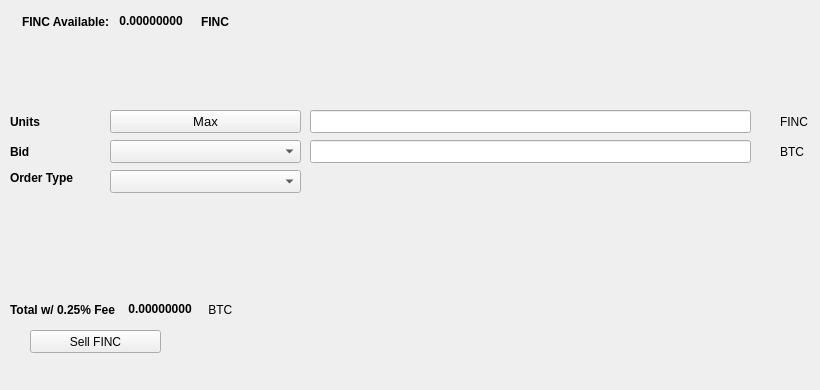
   <widget class="QWidget" name="SellTab">
    <attribute name="title">
     <string>Sell</string>
    </attribute>
    <widget class="QLabel" name="label_16">
     <property name="geometry">
      <rect>
       <x>780</x>
       <y>140</y>
       <width>31</width>
       <height>23</height>
      </rect>
     </property>
     <property name="text">
      <string>BTC</string>
     </property>
    </widget>
    <widget class="QComboBox" name="SellBidcomboBox">
     <property name="geometry">
      <rect>
       <x>110</x>
       <y>140</y>
       <width>191</width>
       <height>23</height>
      </rect>
     </property>
     <property name="font">
      <font>
       <pointsize>10</pointsize>
      </font>
     </property>
    </widget>
    <widget class="QLabel" name="label_18">
     <property name="geometry">
      <rect>
       <x>10</x>
       <y>110</y>
       <width>46</width>
       <height>23</height>
      </rect>
     </property>
     <property name="font">
      <font>
       <weight>75</weight>
       <bold>true</bold>
      </font>
     </property>
     <property name="text">
      <string>Units</string>
     </property>
    </widget>
    <widget class="QPushButton" name="Sell_Max_Amount">
     <property name="geometry">
      <rect>
       <x>110</x>
       <y>110</y>
       <width>191</width>
       <height>23</height>
      </rect>
     </property>
     <property name="font">
      <font>
       <pointsize>10</pointsize>
      </font>
     </property>
     <property name="text">
      <string>Max</string>
     </property>
    </widget>
    <widget class="QLabel" name="label_20">
     <property name="geometry">
      <rect>
       <x>10</x>
       <y>170</y>
       <width>91</width>
       <height>16</height>
      </rect>
     </property>
     <property name="font">
      <font>
       <weight>75</weight>
       <bold>true</bold>
      </font>
     </property>
     <property name="text">
      <string>Order Type</string>
     </property>
    </widget>
    <widget class="QComboBox" name="SellOrdertypeCombo">
     <property name="geometry">
      <rect>
       <x>110</x>
       <y>170</y>
       <width>191</width>
       <height>23</height>
      </rect>
     </property>
     <property name="font">
      <font>
       <pointsize>10</pointsize>
      </font>
     </property>
    </widget>
    <widget class="QLabel" name="label_21">
     <property name="geometry">
      <rect>
       <x>10</x>
       <y>140</y>
       <width>46</width>
       <height>23</height>
      </rect>
     </property>
     <property name="font">
      <font>
       <weight>75</weight>
       <bold>true</bold>
      </font>
     </property>
     <property name="text">
      <string>Bid</string>
     </property>
    </widget>
    <widget class="QLabel" name="label_22">
     <property name="geometry">
      <rect>
       <x>780</x>
       <y>110</y>
       <width>31</width>
       <height>23</height>
      </rect>
     </property>
     <property name="text">
      <string>FINC</string>
     </property>
    </widget>
    <widget class="QLineEdit" name="UnitsInputFINC">
     <property name="geometry">
      <rect>
       <x>310</x>
       <y>110</y>
       <width>441</width>
       <height>23</height>
      </rect>
     </property>
     <property name="font">
      <font>
       <pointsize>9</pointsize>
       <weight>75</weight>
       <bold>true</bold>
      </font>
     </property>
    </widget>
    <widget class="QLineEdit" name="SellBidPriceEdit">
     <property name="geometry">
      <rect>
       <x>310</x>
       <y>140</y>
       <width>441</width>
       <height>23</height>
      </rect>
     </property>
     <property name="font">
      <font>
       <pointsize>9</pointsize>
       <weight>75</weight>
       <bold>true</bold>
      </font>
     </property>
    </widget>
    <widget class="QPushButton" name="SellFINCBTN">
     <property name="geometry">
      <rect>
       <x>30</x>
       <y>330</y>
       <width>131</width>
       <height>23</height>
      </rect>
     </property>
     <property name="text">
      <string>Sell FINC</string>
     </property>
     <property name="icon">
      <iconset resource="../finc">
       <normaloff>:/icons/bitcoin</normaloff>:/icons/bitcoin</iconset>
     </property>
    </widget>
    <widget class="QWidget" name="layoutWidget3">
     <property name="geometry">
      <rect>
       <x>22</x>
       <y>12</y>
       <width>258</width>
       <height>19</height>
      </rect>
     </property>
     <layout class="QHBoxLayout" name="horizontalLayout">
      <item>
       <widget class="QLabel" name="label232_2">
        <property name="font">
         <font>
          <weight>75</weight>
          <bold>true</bold>
         </font>
        </property>
        <property name="text">
         <string>FINC Available:</string>
        </property>
       </widget>
      </item>
      <item>
       <widget class="QLabel" name="FINCAvailableLabel">
        <property name="palette">
         <palette>
          <active>
           <colorrole role="WindowText">
            <brush brushstyle="SolidPattern">
             <color alpha="255">
              <red>0</red>
              <green>0</green>
              <blue>0</blue>
             </color>
            </brush>
           </colorrole>
           <colorrole role="Button">
            <brush brushstyle="SolidPattern">
             <color alpha="255">
              <red>0</red>
              <green>170</green>
              <blue>0</blue>
             </color>
            </brush>
           </colorrole>
           <colorrole role="Light">
            <brush brushstyle="SolidPattern">
             <color alpha="255">
              <red>0</red>
              <green>255</green>
              <blue>0</blue>
             </color>
            </brush>
           </colorrole>
           <colorrole role="Midlight">
            <brush brushstyle="SolidPattern">
             <color alpha="255">
              <red>0</red>
              <green>212</green>
              <blue>0</blue>
             </color>
            </brush>
           </colorrole>
           <colorrole role="Dark">
            <brush brushstyle="SolidPattern">
             <color alpha="255">
              <red>0</red>
              <green>85</green>
              <blue>0</blue>
             </color>
            </brush>
           </colorrole>
           <colorrole role="Mid">
            <brush brushstyle="SolidPattern">
             <color alpha="255">
              <red>0</red>
              <green>113</green>
              <blue>0</blue>
             </color>
            </brush>
           </colorrole>
           <colorrole role="Text">
            <brush brushstyle="SolidPattern">
             <color alpha="255">
              <red>0</red>
              <green>170</green>
              <blue>0</blue>
             </color>
            </brush>
           </colorrole>
           <colorrole role="BrightText">
            <brush brushstyle="SolidPattern">
             <color alpha="255">
              <red>255</red>
              <green>255</green>
              <blue>255</blue>
             </color>
            </brush>
           </colorrole>
           <colorrole role="ButtonText">
            <brush brushstyle="SolidPattern">
             <color alpha="255">
              <red>0</red>
              <green>0</green>
              <blue>0</blue>
             </color>
            </brush>
           </colorrole>
           <colorrole role="Base">
            <brush brushstyle="SolidPattern">
             <color alpha="255">
              <red>255</red>
              <green>255</green>
              <blue>255</blue>
             </color>
            </brush>
           </colorrole>
           <colorrole role="Window">
            <brush brushstyle="SolidPattern">
             <color alpha="255">
              <red>0</red>
              <green>170</green>
              <blue>0</blue>
             </color>
            </brush>
           </colorrole>
           <colorrole role="Shadow">
            <brush brushstyle="SolidPattern">
             <color alpha="255">
              <red>0</red>
              <green>0</green>
              <blue>0</blue>
             </color>
            </brush>
           </colorrole>
           <colorrole role="AlternateBase">
            <brush brushstyle="SolidPattern">
             <color alpha="255">
              <red>127</red>
              <green>212</green>
              <blue>127</blue>
             </color>
            </brush>
           </colorrole>
           <colorrole role="ToolTipBase">
            <brush brushstyle="SolidPattern">
             <color alpha="255">
              <red>255</red>
              <green>255</green>
              <blue>220</blue>
             </color>
            </brush>
           </colorrole>
           <colorrole role="ToolTipText">
            <brush brushstyle="SolidPattern">
             <color alpha="255">
              <red>0</red>
              <green>0</green>
              <blue>0</blue>
             </color>
            </brush>
           </colorrole>
          </active>
          <inactive>
           <colorrole role="WindowText">
            <brush brushstyle="SolidPattern">
             <color alpha="255">
              <red>0</red>
              <green>0</green>
              <blue>0</blue>
             </color>
            </brush>
           </colorrole>
           <colorrole role="Button">
            <brush brushstyle="SolidPattern">
             <color alpha="255">
              <red>0</red>
              <green>170</green>
              <blue>0</blue>
             </color>
            </brush>
           </colorrole>
           <colorrole role="Light">
            <brush brushstyle="SolidPattern">
             <color alpha="255">
              <red>0</red>
              <green>255</green>
              <blue>0</blue>
             </color>
            </brush>
           </colorrole>
           <colorrole role="Midlight">
            <brush brushstyle="SolidPattern">
             <color alpha="255">
              <red>0</red>
              <green>212</green>
              <blue>0</blue>
             </color>
            </brush>
           </colorrole>
           <colorrole role="Dark">
            <brush brushstyle="SolidPattern">
             <color alpha="255">
              <red>0</red>
              <green>85</green>
              <blue>0</blue>
             </color>
            </brush>
           </colorrole>
           <colorrole role="Mid">
            <brush brushstyle="SolidPattern">
             <color alpha="255">
              <red>0</red>
              <green>113</green>
              <blue>0</blue>
             </color>
            </brush>
           </colorrole>
           <colorrole role="Text">
            <brush brushstyle="SolidPattern">
             <color alpha="255">
              <red>0</red>
              <green>170</green>
              <blue>0</blue>
             </color>
            </brush>
           </colorrole>
           <colorrole role="BrightText">
            <brush brushstyle="SolidPattern">
             <color alpha="255">
              <red>255</red>
              <green>255</green>
              <blue>255</blue>
             </color>
            </brush>
           </colorrole>
           <colorrole role="ButtonText">
            <brush brushstyle="SolidPattern">
             <color alpha="255">
              <red>0</red>
              <green>0</green>
              <blue>0</blue>
             </color>
            </brush>
           </colorrole>
           <colorrole role="Base">
            <brush brushstyle="SolidPattern">
             <color alpha="255">
              <red>255</red>
              <green>255</green>
              <blue>255</blue>
             </color>
            </brush>
           </colorrole>
           <colorrole role="Window">
            <brush brushstyle="SolidPattern">
             <color alpha="255">
              <red>0</red>
              <green>170</green>
              <blue>0</blue>
             </color>
            </brush>
           </colorrole>
           <colorrole role="Shadow">
            <brush brushstyle="SolidPattern">
             <color alpha="255">
              <red>0</red>
              <green>0</green>
              <blue>0</blue>
             </color>
            </brush>
           </colorrole>
           <colorrole role="AlternateBase">
            <brush brushstyle="SolidPattern">
             <color alpha="255">
              <red>127</red>
              <green>212</green>
              <blue>127</blue>
             </color>
            </brush>
           </colorrole>
           <colorrole role="ToolTipBase">
            <brush brushstyle="SolidPattern">
             <color alpha="255">
              <red>255</red>
              <green>255</green>
              <blue>220</blue>
             </color>
            </brush>
           </colorrole>
           <colorrole role="ToolTipText">
            <brush brushstyle="SolidPattern">
             <color alpha="255">
              <red>0</red>
              <green>0</green>
              <blue>0</blue>
             </color>
            </brush>
           </colorrole>
          </inactive>
          <disabled>
           <colorrole role="WindowText">
            <brush brushstyle="SolidPattern">
             <color alpha="255">
              <red>0</red>
              <green>85</green>
              <blue>0</blue>
             </color>
            </brush>
           </colorrole>
           <colorrole role="Button">
            <brush brushstyle="SolidPattern">
             <color alpha="255">
              <red>0</red>
              <green>170</green>
              <blue>0</blue>
             </color>
            </brush>
           </colorrole>
           <colorrole role="Light">
            <brush brushstyle="SolidPattern">
             <color alpha="255">
              <red>0</red>
              <green>255</green>
              <blue>0</blue>
             </color>
            </brush>
           </colorrole>
           <colorrole role="Midlight">
            <brush brushstyle="SolidPattern">
             <color alpha="255">
              <red>0</red>
              <green>212</green>
              <blue>0</blue>
             </color>
            </brush>
           </colorrole>
           <colorrole role="Dark">
            <brush brushstyle="SolidPattern">
             <color alpha="255">
              <red>0</red>
              <green>85</green>
              <blue>0</blue>
             </color>
            </brush>
           </colorrole>
           <colorrole role="Mid">
            <brush brushstyle="SolidPattern">
             <color alpha="255">
              <red>0</red>
              <green>113</green>
              <blue>0</blue>
             </color>
            </brush>
           </colorrole>
           <colorrole role="Text">
            <brush brushstyle="SolidPattern">
             <color alpha="255">
              <red>0</red>
              <green>85</green>
              <blue>0</blue>
             </color>
            </brush>
           </colorrole>
           <colorrole role="BrightText">
            <brush brushstyle="SolidPattern">
             <color alpha="255">
              <red>255</red>
              <green>255</green>
              <blue>255</blue>
             </color>
            </brush>
           </colorrole>
           <colorrole role="ButtonText">
            <brush brushstyle="SolidPattern">
             <color alpha="255">
              <red>0</red>
              <green>85</green>
              <blue>0</blue>
             </color>
            </brush>
           </colorrole>
           <colorrole role="Base">
            <brush brushstyle="SolidPattern">
             <color alpha="255">
              <red>0</red>
              <green>170</green>
              <blue>0</blue>
             </color>
            </brush>
           </colorrole>
           <colorrole role="Window">
            <brush brushstyle="SolidPattern">
             <color alpha="255">
              <red>0</red>
              <green>170</green>
              <blue>0</blue>
             </color>
            </brush>
           </colorrole>
           <colorrole role="Shadow">
            <brush brushstyle="SolidPattern">
             <color alpha="255">
              <red>0</red>
              <green>0</green>
              <blue>0</blue>
             </color>
            </brush>
           </colorrole>
           <colorrole role="AlternateBase">
            <brush brushstyle="SolidPattern">
             <color alpha="255">
              <red>0</red>
              <green>170</green>
              <blue>0</blue>
             </color>
            </brush>
           </colorrole>
           <colorrole role="ToolTipBase">
            <brush brushstyle="SolidPattern">
             <color alpha="255">
              <red>255</red>
              <green>255</green>
              <blue>220</blue>
             </color>
            </brush>
           </colorrole>
           <colorrole role="ToolTipText">
            <brush brushstyle="SolidPattern">
             <color alpha="255">
              <red>0</red>
              <green>0</green>
              <blue>0</blue>
             </color>
            </brush>
           </colorrole>
          </disabled>
         </palette>
        </property>
        <property name="font">
         <font>
          <weight>75</weight>
          <bold>true</bold>
         </font>
        </property>
        <property name="text">
         <string> 0.00000000 </string>
        </property>
        <property name="textInteractionFlags">
         <set>Qt::LinksAccessibleByMouse|Qt::TextSelectableByKeyboard|Qt::TextSelectableByMouse</set>
        </property>
       </widget>
      </item>
      <item>
       <widget class="QLabel" name="labelFINC">
        <property name="font">
         <font>
          <weight>75</weight>
          <bold>true</bold>
         </font>
        </property>
        <property name="text">
         <string>FINC</string>
        </property>
       </widget>
      </item>
     </layout>
    </widget>
    <widget class="QWidget" name="layoutWidget">
     <property name="geometry">
      <rect>
       <x>10</x>
       <y>300</y>
       <width>268</width>
       <height>19</height>
      </rect>
     </property>
     <layout class="QHBoxLayout" name="horizontalLayout_2">
      <item>
       <widget class="QLabel" name="label_19">
        <property name="font">
         <font>
          <weight>75</weight>
          <bold>true</bold>
         </font>
        </property>
        <property name="text">
         <string>Total w/ 0.25% Fee </string>
        </property>
       </widget>
      </item>
      <item>
       <widget class="QLabel" name="SellCostLabel">
        <property name="palette">
         <palette>
          <active>
           <colorrole role="WindowText">
            <brush brushstyle="SolidPattern">
             <color alpha="255">
              <red>0</red>
              <green>0</green>
              <blue>0</blue>
             </color>
            </brush>
           </colorrole>
           <colorrole role="Button">
            <brush brushstyle="SolidPattern">
             <color alpha="255">
              <red>0</red>
              <green>170</green>
              <blue>0</blue>
             </color>
            </brush>
           </colorrole>
           <colorrole role="Light">
            <brush brushstyle="SolidPattern">
             <color alpha="255">
              <red>0</red>
              <green>255</green>
              <blue>0</blue>
             </color>
            </brush>
           </colorrole>
           <colorrole role="Midlight">
            <brush brushstyle="SolidPattern">
             <color alpha="255">
              <red>0</red>
              <green>212</green>
              <blue>0</blue>
             </color>
            </brush>
           </colorrole>
           <colorrole role="Dark">
            <brush brushstyle="SolidPattern">
             <color alpha="255">
              <red>0</red>
              <green>85</green>
              <blue>0</blue>
             </color>
            </brush>
           </colorrole>
           <colorrole role="Mid">
            <brush brushstyle="SolidPattern">
             <color alpha="255">
              <red>0</red>
              <green>113</green>
              <blue>0</blue>
             </color>
            </brush>
           </colorrole>
           <colorrole role="Text">
            <brush brushstyle="SolidPattern">
             <color alpha="255">
              <red>0</red>
              <green>170</green>
              <blue>0</blue>
             </color>
            </brush>
           </colorrole>
           <colorrole role="BrightText">
            <brush brushstyle="SolidPattern">
             <color alpha="255">
              <red>255</red>
              <green>255</green>
              <blue>255</blue>
             </color>
            </brush>
           </colorrole>
           <colorrole role="ButtonText">
            <brush brushstyle="SolidPattern">
             <color alpha="255">
              <red>0</red>
              <green>0</green>
              <blue>0</blue>
             </color>
            </brush>
           </colorrole>
           <colorrole role="Base">
            <brush brushstyle="SolidPattern">
             <color alpha="255">
              <red>255</red>
              <green>255</green>
              <blue>255</blue>
             </color>
            </brush>
           </colorrole>
           <colorrole role="Window">
            <brush brushstyle="SolidPattern">
             <color alpha="255">
              <red>0</red>
              <green>170</green>
              <blue>0</blue>
             </color>
            </brush>
           </colorrole>
           <colorrole role="Shadow">
            <brush brushstyle="SolidPattern">
             <color alpha="255">
              <red>0</red>
              <green>0</green>
              <blue>0</blue>
             </color>
            </brush>
           </colorrole>
           <colorrole role="AlternateBase">
            <brush brushstyle="SolidPattern">
             <color alpha="255">
              <red>127</red>
              <green>212</green>
              <blue>127</blue>
             </color>
            </brush>
           </colorrole>
           <colorrole role="ToolTipBase">
            <brush brushstyle="SolidPattern">
             <color alpha="255">
              <red>255</red>
              <green>255</green>
              <blue>220</blue>
             </color>
            </brush>
           </colorrole>
           <colorrole role="ToolTipText">
            <brush brushstyle="SolidPattern">
             <color alpha="255">
              <red>0</red>
              <green>0</green>
              <blue>0</blue>
             </color>
            </brush>
           </colorrole>
          </active>
          <inactive>
           <colorrole role="WindowText">
            <brush brushstyle="SolidPattern">
             <color alpha="255">
              <red>0</red>
              <green>0</green>
              <blue>0</blue>
             </color>
            </brush>
           </colorrole>
           <colorrole role="Button">
            <brush brushstyle="SolidPattern">
             <color alpha="255">
              <red>0</red>
              <green>170</green>
              <blue>0</blue>
             </color>
            </brush>
           </colorrole>
           <colorrole role="Light">
            <brush brushstyle="SolidPattern">
             <color alpha="255">
              <red>0</red>
              <green>255</green>
              <blue>0</blue>
             </color>
            </brush>
           </colorrole>
           <colorrole role="Midlight">
            <brush brushstyle="SolidPattern">
             <color alpha="255">
              <red>0</red>
              <green>212</green>
              <blue>0</blue>
             </color>
            </brush>
           </colorrole>
           <colorrole role="Dark">
            <brush brushstyle="SolidPattern">
             <color alpha="255">
              <red>0</red>
              <green>85</green>
              <blue>0</blue>
             </color>
            </brush>
           </colorrole>
           <colorrole role="Mid">
            <brush brushstyle="SolidPattern">
             <color alpha="255">
              <red>0</red>
              <green>113</green>
              <blue>0</blue>
             </color>
            </brush>
           </colorrole>
           <colorrole role="Text">
            <brush brushstyle="SolidPattern">
             <color alpha="255">
              <red>0</red>
              <green>170</green>
              <blue>0</blue>
             </color>
            </brush>
           </colorrole>
           <colorrole role="BrightText">
            <brush brushstyle="SolidPattern">
             <color alpha="255">
              <red>255</red>
              <green>255</green>
              <blue>255</blue>
             </color>
            </brush>
           </colorrole>
           <colorrole role="ButtonText">
            <brush brushstyle="SolidPattern">
             <color alpha="255">
              <red>0</red>
              <green>0</green>
              <blue>0</blue>
             </color>
            </brush>
           </colorrole>
           <colorrole role="Base">
            <brush brushstyle="SolidPattern">
             <color alpha="255">
              <red>255</red>
              <green>255</green>
              <blue>255</blue>
             </color>
            </brush>
           </colorrole>
           <colorrole role="Window">
            <brush brushstyle="SolidPattern">
             <color alpha="255">
              <red>0</red>
              <green>170</green>
              <blue>0</blue>
             </color>
            </brush>
           </colorrole>
           <colorrole role="Shadow">
            <brush brushstyle="SolidPattern">
             <color alpha="255">
              <red>0</red>
              <green>0</green>
              <blue>0</blue>
             </color>
            </brush>
           </colorrole>
           <colorrole role="AlternateBase">
            <brush brushstyle="SolidPattern">
             <color alpha="255">
              <red>127</red>
              <green>212</green>
              <blue>127</blue>
             </color>
            </brush>
           </colorrole>
           <colorrole role="ToolTipBase">
            <brush brushstyle="SolidPattern">
             <color alpha="255">
              <red>255</red>
              <green>255</green>
              <blue>220</blue>
             </color>
            </brush>
           </colorrole>
           <colorrole role="ToolTipText">
            <brush brushstyle="SolidPattern">
             <color alpha="255">
              <red>0</red>
              <green>0</green>
              <blue>0</blue>
             </color>
            </brush>
           </colorrole>
          </inactive>
          <disabled>
           <colorrole role="WindowText">
            <brush brushstyle="SolidPattern">
             <color alpha="255">
              <red>0</red>
              <green>85</green>
              <blue>0</blue>
             </color>
            </brush>
           </colorrole>
           <colorrole role="Button">
            <brush brushstyle="SolidPattern">
             <color alpha="255">
              <red>0</red>
              <green>170</green>
              <blue>0</blue>
             </color>
            </brush>
           </colorrole>
           <colorrole role="Light">
            <brush brushstyle="SolidPattern">
             <color alpha="255">
              <red>0</red>
              <green>255</green>
              <blue>0</blue>
             </color>
            </brush>
           </colorrole>
           <colorrole role="Midlight">
            <brush brushstyle="SolidPattern">
             <color alpha="255">
              <red>0</red>
              <green>212</green>
              <blue>0</blue>
             </color>
            </brush>
           </colorrole>
           <colorrole role="Dark">
            <brush brushstyle="SolidPattern">
             <color alpha="255">
              <red>0</red>
              <green>85</green>
              <blue>0</blue>
             </color>
            </brush>
           </colorrole>
           <colorrole role="Mid">
            <brush brushstyle="SolidPattern">
             <color alpha="255">
              <red>0</red>
              <green>113</green>
              <blue>0</blue>
             </color>
            </brush>
           </colorrole>
           <colorrole role="Text">
            <brush brushstyle="SolidPattern">
             <color alpha="255">
              <red>0</red>
              <green>85</green>
              <blue>0</blue>
             </color>
            </brush>
           </colorrole>
           <colorrole role="BrightText">
            <brush brushstyle="SolidPattern">
             <color alpha="255">
              <red>255</red>
              <green>255</green>
              <blue>255</blue>
             </color>
            </brush>
           </colorrole>
           <colorrole role="ButtonText">
            <brush brushstyle="SolidPattern">
             <color alpha="255">
              <red>0</red>
              <green>85</green>
              <blue>0</blue>
             </color>
            </brush>
           </colorrole>
           <colorrole role="Base">
            <brush brushstyle="SolidPattern">
             <color alpha="255">
              <red>0</red>
              <green>170</green>
              <blue>0</blue>
             </color>
            </brush>
           </colorrole>
           <colorrole role="Window">
            <brush brushstyle="SolidPattern">
             <color alpha="255">
              <red>0</red>
              <green>170</green>
              <blue>0</blue>
             </color>
            </brush>
           </colorrole>
           <colorrole role="Shadow">
            <brush brushstyle="SolidPattern">
             <color alpha="255">
              <red>0</red>
              <green>0</green>
              <blue>0</blue>
             </color>
            </brush>
           </colorrole>
           <colorrole role="AlternateBase">
            <brush brushstyle="SolidPattern">
             <color alpha="255">
              <red>0</red>
              <green>170</green>
              <blue>0</blue>
             </color>
            </brush>
           </colorrole>
           <colorrole role="ToolTipBase">
            <brush brushstyle="SolidPattern">
             <color alpha="255">
              <red>255</red>
              <green>255</green>
              <blue>220</blue>
             </color>
            </brush>
           </colorrole>
           <colorrole role="ToolTipText">
            <brush brushstyle="SolidPattern">
             <color alpha="255">
              <red>0</red>
              <green>0</green>
              <blue>0</blue>
             </color>
            </brush>
           </colorrole>
          </disabled>
         </palette>
        </property>
        <property name="font">
         <font>
          <weight>75</weight>
          <bold>true</bold>
         </font>
        </property>
        <property name="autoFillBackground">
         <bool>false</bool>
        </property>
        <property name="text">
         <string> 0.00000000</string>
        </property>
        <property name="textInteractionFlags">
         <set>Qt::LinksAccessibleByMouse|Qt::TextSelectableByMouse</set>
        </property>
       </widget>
      </item>
      <item>
       <widget class="QLabel" name="label_17">
        <property name="font">
         <font>
          <weight>50</weight>
          <bold>false</bold>
         </font>
        </property>
        <property name="text">
         <string> BTC</string>
        </property>
       </widget>
      </item>
     </layout>
    </widget>
    <widget class="QLabel" name="label_23">
     <property name="geometry">
      <rect>
       <x>460</x>
       <y>300</y>
       <width>281</width>
       <height>81</height>
      </rect>
     </property>
     <property name="text">
      <string/>
     </property>
     <property name="pixmap">
      <pixmap>:/images/bittrex</pixmap>
     </property>
    </widget>
   </widget>
